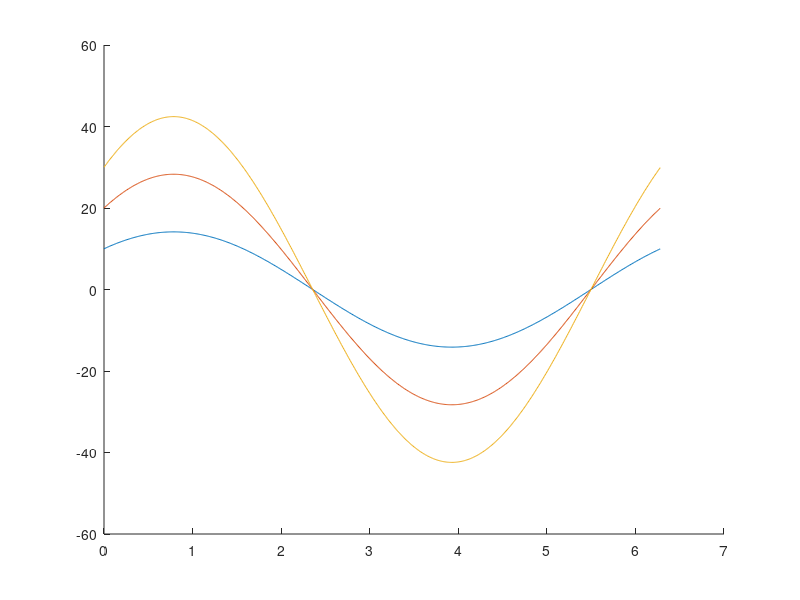

MATLAB code to generate this figure:
function plott
    function p = p(x,y)
        t = 0:0.01:2*pi;
        r = x*cos(t) + y*sin(t);
        plot(t,r);
        p = 0;
    end
    hold on;
    p(10,10);
    p(20,20);
    p(30,30);
    hold off;
end
